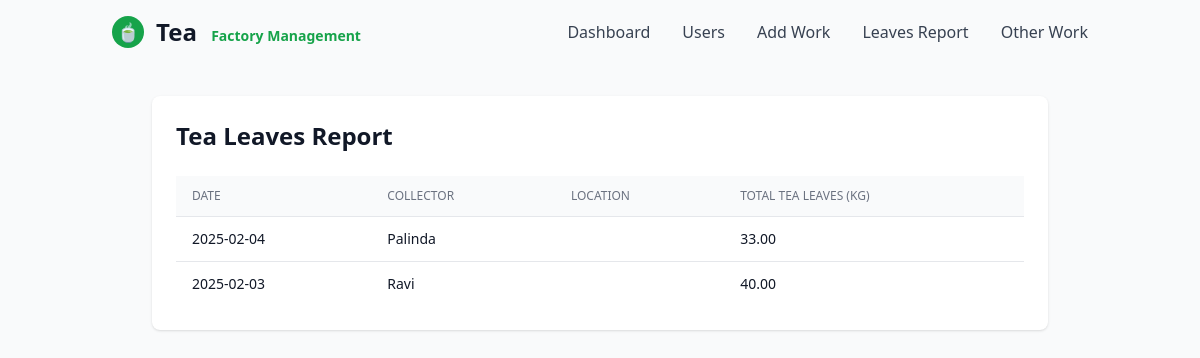
Before: /tea-leaves with the older database file.
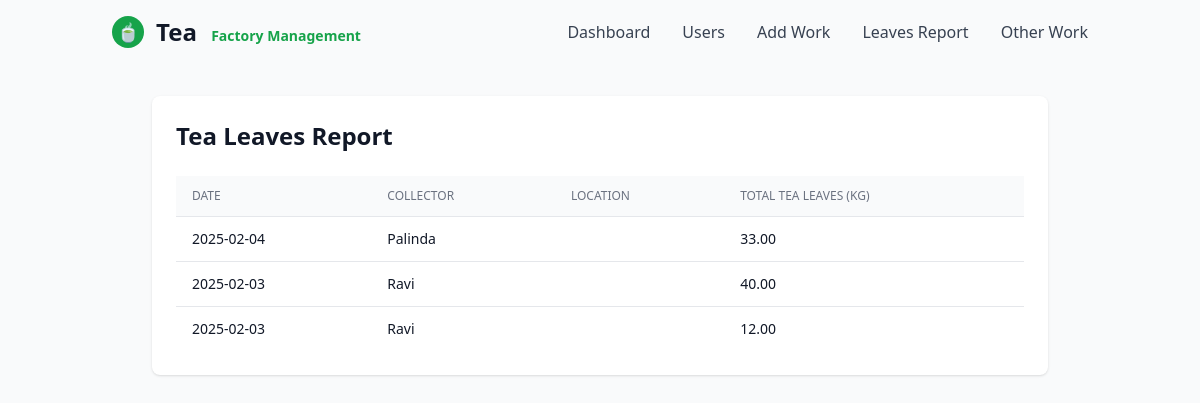
After: the same page with the newer database file.
### main.py (models this page shows, shortened)
class Work(Base):
    __tablename__ = "works"
    id = Column(Integer, primary_key=True, index=True)
    user_id = Column(Integer, ForeignKey("users.id"))
    tea_weight = Column(Float, nullable=True)
    tea_location = Column(String, nullable=True)
    other_cost = Column(Float, nullable=True)
    other_location = Column(String, nullable=True)
    advance_amount = Column(Float, nullable=True)
    created_at = Column(DateTime, server_default=func.now())
    work_date = Column(Date, nullable=False, server_default=func.current_date())

class User(Base):
    __tablename__ = "users"
    id = Column(Integer, primary_key=True, index=True)
    username = Column(String, unique=True)
    paytype = Column(String)

### main.py (the view)
@app.get("/tea-leaves")
async def tea_leaves_report(request: Request, db: Session = Depends(get_db)):
    results = db.query(
        Work.work_date,
        User.username,
        Work.tea_location,
        Work.tea_weight
    ).join(User).filter(
        Work.tea_weight > 0
    ).order_by(
        Work.work_date.desc(),
        User.username
    ).all()
    return templates.TemplateResponse("tea_leaves.html", {
        "request": request,
        "records": results
    })

### templates/tea_leaves.html (shortened to what this page needs)
<!DOCTYPE html>
<html lang="en" class="dark">
<head>
    {% include "components/head.html" %}
</head>
<body class="min-h-full bg-gray-50 dark:bg-gray-900">
    <div class="container mx-auto">
        {% include "header.html" %}
        <div class="max-w-4xl mx-auto mt-8 p-6 bg-white dark:bg-gray-800 rounded-lg shadow">
            <h2 class="text-2xl font-bold mb-6 text-gray-900 dark:text-white">Tea Leaves Report</h2>
            <div class="overflow-x-auto">
                <table class="min-w-full divide-y divide-gray-200 dark:divide-gray-600">
                    <thead class="bg-gray-50 dark:bg-gray-600">
                        <tr>
                            <th class="px-4 py-3 text-left text-xs font-medium text-gray-500 dark:text-gray-300 uppercase">Date</th>
                            <th class="px-4 py-3 text-left text-xs font-medium text-gray-500 dark:text-gray-300 uppercase">Collector</th>
                            <th class="px-4 py-3 text-left text-xs font-medium text-gray-500 dark:text-gray-300 uppercase">Location</th>
                            <th class="px-4 py-3 text-left text-xs font-medium text-gray-500 dark:text-gray-300 uppercase">Total Tea Leaves (kg)</th>
                        </tr>
                    </thead>
                    <tbody class="bg-white dark:bg-gray-700 divide-y divide-gray-200 dark:divide-gray-600">
                        {% for record in records %}
                        <tr>
                            <td class="px-4 py-3 whitespace-nowrap text-sm text-gray-900 dark:text-gray-100">
                                {{ record.work_date.strftime('%Y-%m-%d') }}
                            </td>
                            <td class="px-4 py-3 whitespace-nowrap text-sm text-gray-900 dark:text-gray-100">
                                {{ record.username }}
                            </td>
                            <td class="px-4 py-3 whitespace-nowrap text-sm text-gray-900 dark:text-gray-100">
                            </td>
                            <td class="px-4 py-3 whitespace-nowrap text-sm text-gray-900 dark:text-gray-100">
                                {{ "%.2f"|format(record.tea_weight) }}
                            </td>
                        </tr>
                        {% endfor %}
                    </tbody>
                </table>
            </div>
        </div>
    </div>
</body>
</html>

### templates/components/head.html (shortened to what this page needs)
<script src="https://cdn.tailwindcss.com"></script>

### templates/header.html (shortened to what this page needs)
<div x-data="{ open: false }" class="flex justify-between items-center px-6 py-4 relative">
    <div class="flex items-center space-x-3">
        <div class="bg-green-600 rounded-full w-8 h-8 flex items-center justify-center">
            <span class="text-white text-lg">🍵</span>
        </div>
        <h1 class="text-2xl font-bold text-gray-900 dark:text-white">
            Tea
            <span class="text-green-600 text-sm ml-2">Factory Management</span>
        </h1>
    </div>
    <nav class="hidden md:flex space-x-8">
        <a href="/dashboard" class="text-gray-700 dark:text-gray-300 hover:text-gray-900 dark:hover:text-white">Dashboard</a>
        <a href="/users" class="text-gray-700 dark:text-gray-300 hover:text-gray-900 dark:hover:text-white">Users</a>
        <a href="/add-work" class="text-gray-700 dark:text-gray-300 hover:text-gray-900 dark:hover:text-white">Add Work</a>
        <a href="/tea-leaves" class="text-gray-700 dark:text-gray-300 hover:text-gray-900 dark:hover:text-white">Leaves Report</a>
        <a href="/other-work" class="text-gray-700 dark:text-gray-300 hover:text-gray-900 dark:hover:text-white">Other Work</a>
    </nav>
</div>

Changed rows visible on the page:
added Work: work_date "2025-02-03", username "Ravi", tea_weight "12.00"
